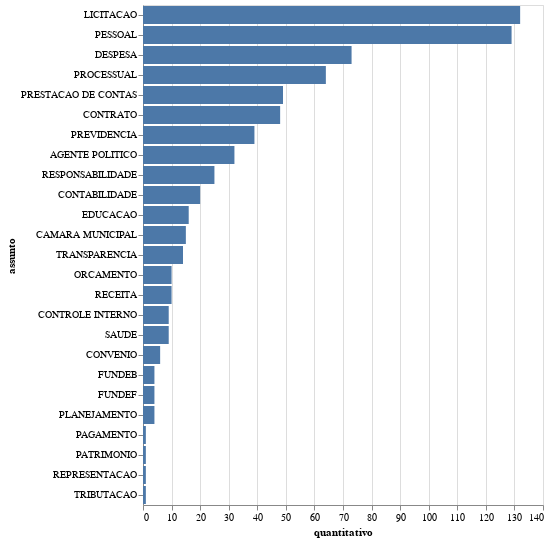

The cell this chart's notebook holds for it:
### Code cell
alt.Chart(qtde_por_area).mark_bar().encode(
    x="quantitativo",
    y=alt.Y("assunto", sort='-x'),
    tooltip=['assunto', 'quantitativo']
)

### Figure 1 — Vega-Lite specification as saved in the notebook (floating-point values rounded to 4 significant figures)
{"config": {"view": {"continuousWidth": 400, "continuousHeight": 300}}, "data": {"name": "data-9aca4438f216c0a680778869d8646b05"}, "mark": "bar", "encoding": {"tooltip": [{"type": "nominal", "field": "assunto"}, {"type": "quantitative", "field": "quantitativo"}], "x": {"type": "quantitative", "field": "quantitativo"}, "y": {"type": "nominal", "field": "assunto", "sort": "-x"}}, "$schema": "https://vega.github.io/schema/vega-lite/v4.8.1.json", "datasets": {"data-9aca4438f216c0a680778869d8646b05": [{"assunto": "AGENTE POLITICO", "quantitativo": 32}, {"assunto": "CAMARA MUNICIPAL", "quantitativo": 15}, {"assunto": "CONTABILIDADE", "quantitativo": 20}, {"assunto": "CONTRATO", "quantitativo": 48}, {"assunto": "CONTROLE INTERNO", "quantitativo": 9}, {"assunto": "CONVENIO", "quantitativo": 6}, {"assunto": "DESPESA", "quantitativo": 73}, {"assunto": "EDUCACAO", "quantitativo": 16}, {"assunto": "FUNDEB", "quantitativo": 4}, {"assunto": "FUNDEF", "quantitativo": 4}, {"assunto": "LICITACAO", "quantitativo": 132}, {"assunto": "ORCAMENTO", "quantitativo": 10}, {"assunto": "PAGAMENTO", "quantitativo": 1}, {"assunto": "PATRIMONIO", "quantitativo": 1}, {"assunto": "PESSOAL", "quantitativo": 129}, {"assunto": "PLANEJAMENTO", "quantitativo": 4}, {"assunto": "PRESTACAO DE CONTAS", "quantitativo": 49}, {"assunto": "PREVIDENCIA", "quantitativo": 39}, {"assunto": "PROCESSUAL", "quantitativo": 64}, {"assunto": "RECEITA", "quantitativo": 10}, {"assunto": "REPRESENTACAO", "quantitativo": 1}, {"assunto": "RESPONSABILIDADE", "quantitativo": 25}, {"assunto": "SAUDE", "quantitativo": 9}, {"assunto": "TRANSPARENCIA", "quantitativo": 14}, {"assunto": "TRIBUTACAO", "quantitativo": 1}]}}
